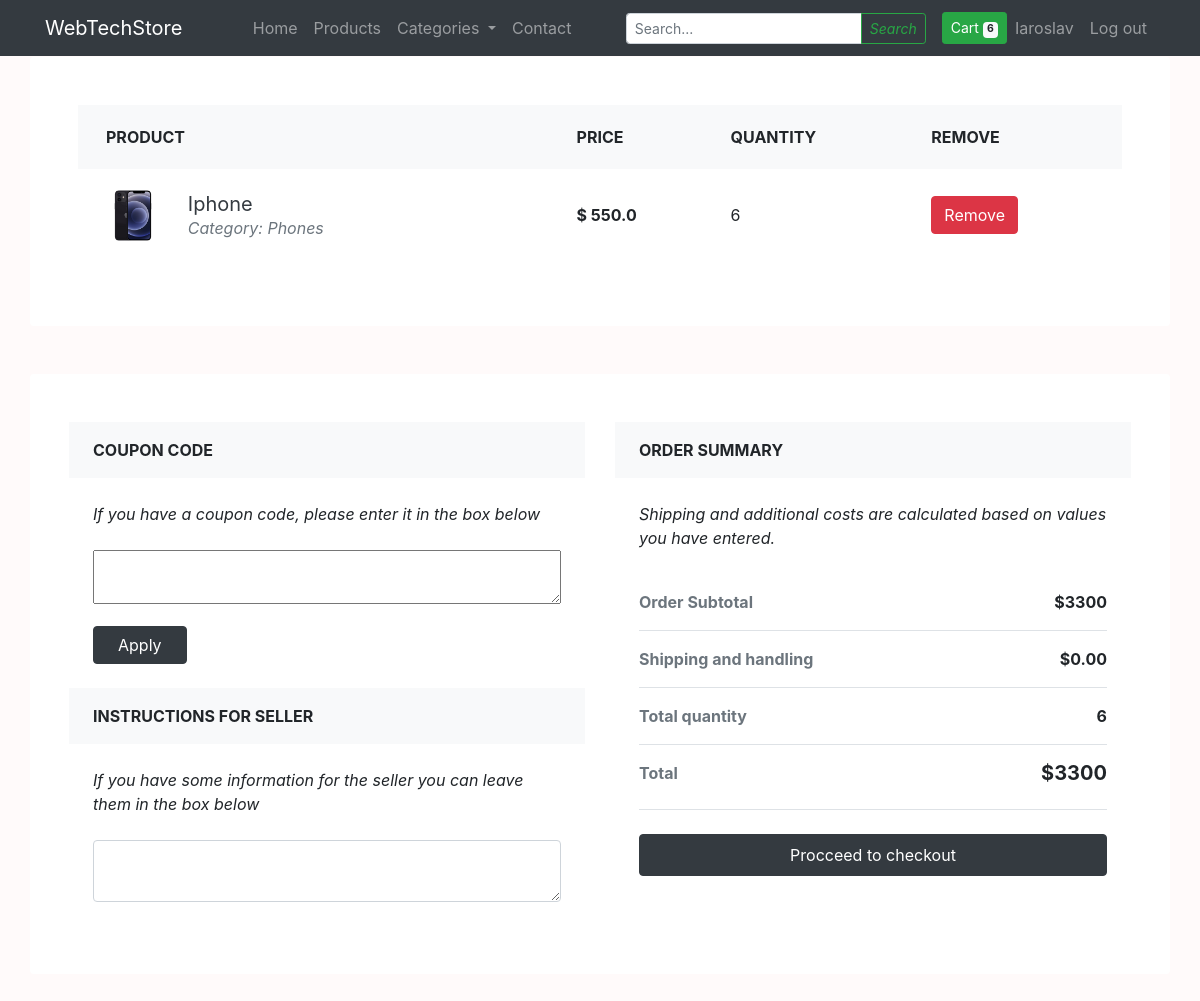
/cart (signed in), run on an earlier commit of the app's database.
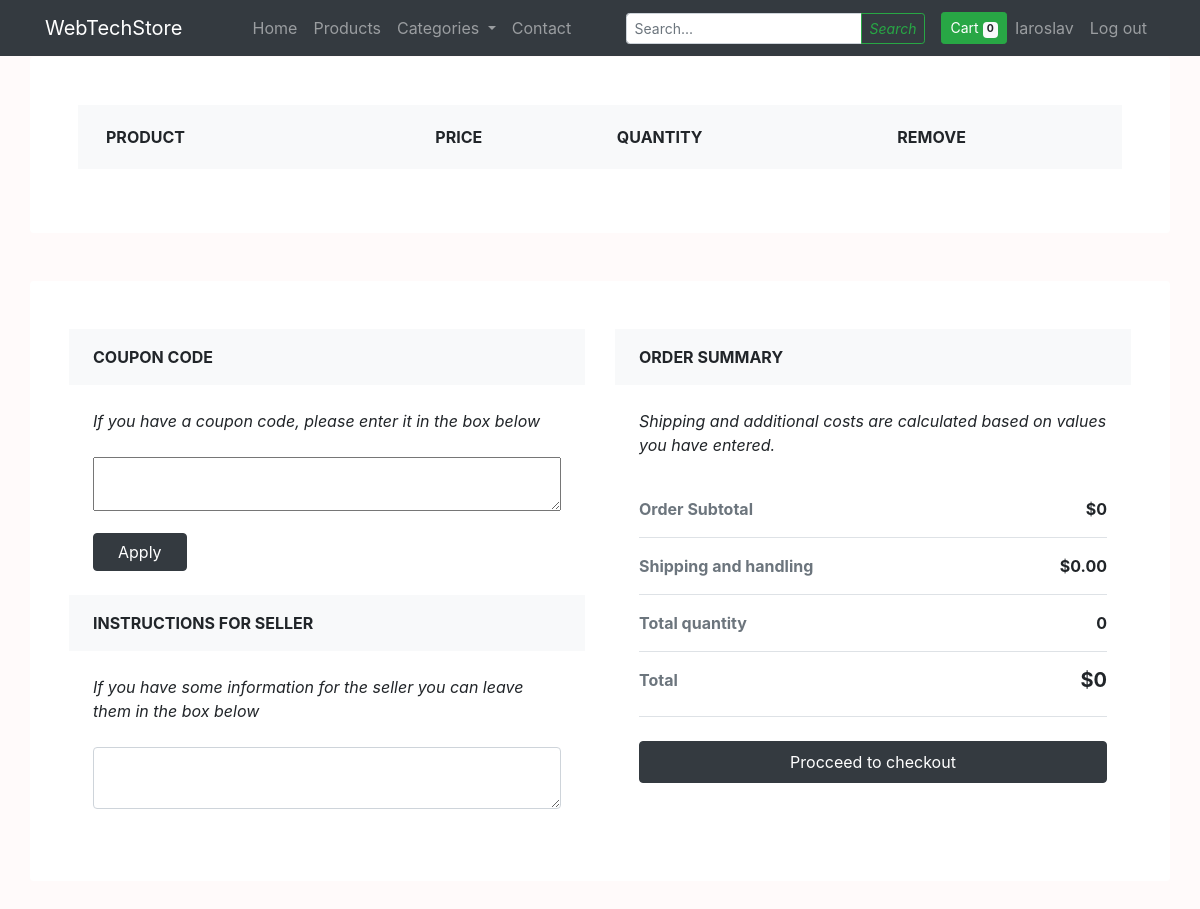
And on a later commit of the database.
### app/models.py (models this page shows, shortened)
class User(db.Model, UserMixin):
    __tablename__ = "user"
    id = db.Column(db.Integer, primary_key=True)
    email = db.Column(db.String(100), unique=True, nullable=False)
    name = db.Column(db.String(50), unique=True, nullable=False)
    password = db.Column(db.String(100), nullable=False)
    prod_amount = db.Column(db.Integer, default=0)
    user_products = db.relationship("Product", secondary="user_prod",
                                    lazy='dynamic', cascade="all, delete",
                                    passive_deletes=True, backref="products_user"
                                    )
    comments = db.relationship("Comments", backref="author", lazy=True)
    roles = db.relationship("Role", backref="user_role", lazy="dynamic")

class UserProd(db.Model):
    __tablename__ = "user_prod"
    __table_args__ = (db.UniqueConstraint("user_id", "product_id"),)
    id = db.Column(db.Integer, primary_key=True)
    user_id = db.Column(db.Integer, db.ForeignKey("user.id", ondelete="CASCADE"))
    product_id = db.Column(db.Integer, db.ForeignKey("product.id", ondelete="CASCADE"))
    count = db.Column(db.Integer, default=0)
    user = db.relationship("User", backref="products")
    product = db.relationship("Product", backref="products")
    def __repr__(self):
        return f"{self.count}"

class Product(db.Model):
    __tablename__ = "product"
    id = db.Column(db.Integer, primary_key=True)
    product_name = db.Column(db.String(64), unique=True, nullable=False)
    summary = db.Column(db.String(160), nullable=False)
    description = db.Column(db.String(440), nullable=False)
    picture = db.Column(db.String(20), nullable=False)
    product_amount = db.Column(db.Integer, default=0)
    price = db.Column(db.Float, default=0)
    category = db.Column(db.String(30), nullable=False)
    users = db.relationship("User", secondary="user_prod",
                            cascade="all, delete", passive_deletes=True
                            )
    category_id = db.Column(db.Integer, db.ForeignKey("category.id"))
    comments = db.relationship("Comments", backref="com_product", lazy=True)

### app/users/routes.py (the view, shortened to what this page needs)
@users.route("/cart", methods=["POST", "GET"])
@login_required
def cart():
    user = current_user
    prices = [x.price for x in current_user.user_products]
    products_to_calculate = [x.count for x in current_user.products]
    product_list = UserProd.query.filter_by(user=user)  # I removed .all() to be able to iterate over it
    total_price = sum([int(first)*int(second) for first, second in zip(prices, products_to_calculate)])  # doesn't update prices with discount
    return render_template("cart.html", product_list=product_list,
                           total_price=total_price)

### app/templates/cart.html
{% extends "products.html" %}
{% block content %}
{% if current_user.user_products %}
<div class="px-4 px-lg-0">
  <div class="pb-5">
    <div class="container">
      <div class="row">
        <div class="col-lg-12 p-5 bg-white rounded shadow-sm mb-5">
          <div class="table-responsive">
            <table class="table">
              <thead>
                <tr>
                  <th scope="col" class="border-0 bg-light">
                    <div class="p-2 px-3 text-uppercase">Product</div>
                  </th>
                  <th scope="col" class="border-0 bg-light">
                    <div class="py-2 text-uppercase">Price</div>
                  </th>
                  <th scope="col" class="border-0 bg-light">
                    <div class="py-2 text-uppercase">Quantity</div>
                  </th>
                  <th scope="col" class="border-0 bg-light">
                    <div class="py-2 text-uppercase">Remove</div>
                  </th>
                </tr>
              </thead>
              <tbody>
                {% for prod in product_list %}
                <tr>
                  <th scope="row" class="border-0">
                    <div class="p-2">
                      <img src="{{ prod.product.picture }}" alt="product" width="70" class="img-fluid rounded shadow-sm">
                      <div class="ml-3 d-inline-block align-middle">
                        <h5 class="mb-0"> <a href="#" class="text-dark d-inline-block align-middle">{{prod.product.product_name}}</a></h5><span class="text-muted font-weight-normal font-italic d-block">Category: {{prod.product.category}} </span>
                      </div>
                    </div>
                  </th>
                  <td class="border-0 align-middle"><strong>$ {{prod.product.price}} </strong></td>
                  <td class="border-0 align-middle"><strong></strong>{{prod}}</td>
                  <td class="border-0 align-middle">
                  <form method="POST">
                  <button class="btn btn-danger" name="prod_id" value="{{prod.product.id}}">Remove</button>
                  </form>
                </td>
                </tr>
                {% endfor %}
              </tbody>
            </table>
          </div>
        </div>
      </div>
      <div class="row py-5 p-4 bg-white rounded shadow-sm">
        <div class="col-lg-6">
          <div class="bg-light rounded-pill px-4 py-3 text-uppercase font-weight-bold">Coupon code</div>
          <div class="p-4">
            <p class="font-italic mb-4">If you have a coupon code, please enter it in the box below</p>
            <form method="POST">
              <div class="form-group">
                <div class="form-group">
                  <textarea name="text" style="width: 100%;"></textarea>
                </div>
            </div>
          <button class="btn btn-dark px-4 rounded-pill" name="apply">Apply</button>
        </form>
          </div>
          <div class="bg-light rounded-pill px-4 py-3 text-uppercase font-weight-bold">Instructions for seller</div>
          <div class="p-4">
            <p class="font-italic mb-4">If you have some information for the seller you can leave them in the box below</p>
            <textarea name="" cols="30" rows="2" class="form-control"></textarea>
          </div>
        </div>
        <div class="col-lg-6">
          <div class="bg-light rounded-pill px-4 py-3 text-uppercase font-weight-bold">Order summary </div>
          <div class="p-4">
            <p class="font-italic mb-4">Shipping and additional costs are calculated based on values you have entered.</p>
            <ul class="list-unstyled mb-4">
              <li class="d-flex justify-content-between py-3 border-bottom"><strong class="text-muted">Order Subtotal </strong><strong>${{total_price}}</strong></li>
              <li class="d-flex justify-content-between py-3 border-bottom"><strong class="text-muted">Shipping and handling</strong><strong>$0.00</strong></li>
              <li class="d-flex justify-content-between py-3 border-bottom"><strong class="text-muted">Total quantity</strong><strong>{{current_user.prod_amount}} </strong></li>
              <li class="d-flex justify-content-between py-3 border-bottom"><strong class="text-muted">Total</strong>
                <h5 class="font-weight-bold">${{total_price}}</h5>
              </li>
            </ul>
            <a href="#" class="btn btn-dark rounded-pill py-2 btn-block">Procceed to checkout</a>
          </div>
        </div>
      </div>
    </div>
  </div>
</div>
{% else %}
    <h5>Your cart is empty!</h5>
          {% endif %}
{% endblock content %}

### app/templates/layout.html (shortened to what this page needs)
<!doctype html>
<html lang="en">
  <head>
    <link rel="stylesheet" href="https://maxcdn.bootstrapcdn.com/bootstrap/4.0.0/css/bootstrap.min.css">
    <link
    rel="stylesheet"
    href="{{ url_for('static', filename='main.css') }}"
  />
  </head>
  <body>
    <nav class="navbar sticky-top navbar-expand-md navbar-dark bg-dark">
      <div class="container">
          <a class="navbar-brand" href="{{ url_for('users.index') }}">WebTechStore</a>
          <div class="collapse navbar-collapse justify-content-end" id="navbarsExampleDefault">
              <ul class="navbar-nav m-auto">
                  <li class="nav-item">
                      <a class="nav-link" href="{{ url_for('users.index') }}">Home</a>
                  </li>
                  <li class="nav-item">
                      <a class="nav-link" href="{{ url_for('users.products') }}">Products</a>
                  </li>
                  <li class="nav-item dropdown">
                    <a class="nav-link dropdown-toggle" href="#" id="navbarDropdown" role="button" data-toggle="dropdown" aria-haspopup="true" aria-expanded="false">
                      Categories
                    </a>
                  </li>
                  <li class="nav-item">
                      <a class="nav-link" href="{{ url_for('users.contact') }}">Contact</a>
                  </li>
              </ul>
              <form class="form-inline my-2 my-lg-0">
                  <div class="input-group input-group-sm">
                      <input type="text" class="form-control" aria-label="Small" aria-describedby="inputGroup-sizing-sm" placeholder="Search...">
                      <div class="input-group-append">
                          <button type="button" class="btn btn-outline-success">
                              <i class="fa fa-search">Search</i>
                          </button>
                      </div>
                  </div>
                  {% if current_user.is_authenticated %}
                  <a class="btn btn-success btn-sm ml-3" href="{{ url_for('users.cart') }}">
                       Cart
                      <span class="badge badge-light">{{current_user.prod_amount }}</span>
                  </a>
                  <ul class="navbar-nav m-auto">
                  <li class="nav-item" style="text-align: right;">
                  <a class="nav-link" href="{{ url_for('users.account', username=current_user.name) }}">{{ current_user.name }}</a>
                </li>
                <li class="nav-item">
                  <a class="nav-link" href="{{ url_for('users.logout') }}">Log out</a>
                </li>
              </ul>
                  {% endif %}
              </form>
          </div>
      </div>
  </nav>
      <div class="col-md-8">
      </div>
  </body>
</html>

What changed in the data, as far as the page shows it:
removed UserProd: product.picture (picture), product.product_name "Iphone", product.category "Phones", product.price "550.0", count "6", {{ prod.product.id }} 1 (drawn)
changed User "Iaroslav": prod_amount "6" → "0"
Also different on the page:
{{ total_price }}: "3300" → "0"
